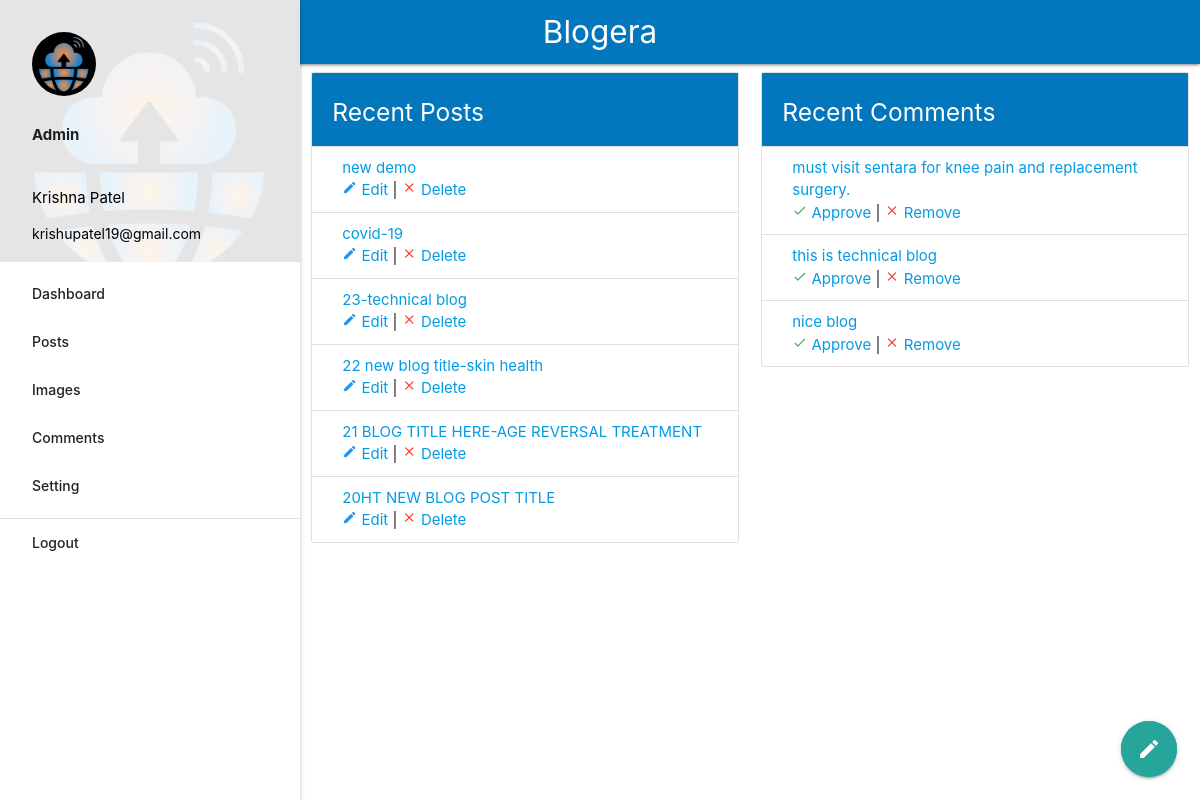
The page /admin/dashboard.php (signed in) on the database its author committed.
### tables this page shows
CREATE TABLE `posts` (
  `id` int(11) NOT NULL,
  `title` varchar(255) NOT NULL,
  `content` text NOT NULL,
  `author` varchar(100) NOT NULL,
  `feature_image` varchar(200) NOT NULL,
  `view` int(11) NOT NULL
);

CREATE TABLE `comment` (
  `id` int(11) NOT NULL,
  `post_id` int(11) NOT NULL,
  `comment_text` text NOT NULL,
  `email` varchar(255) NOT NULL,
  `status` tinyint(1) NOT NULL DEFAULT 0
);

### admin/dashboard.php (the view, shortened to what this page needs)
<!DOCTYPE html>
<html>
<head>
<?php
include "includes/header.php";
?>
</head>
<body>
<?php
if(isset($_SESSION['username']))
{
?>
<?php
include "includes/sidenav.php";
?>
<div class="main">
  <div class="row">
  <div class="col s12 m6 l6">
  <ul class="collection with-header">
  <li class="collection-header light-blue darken-3 white-text"><h5>Recent Posts</h5></li>
<?php
$sql="select * from posts order by id desc";
$res=mysqli_query($conn,$sql);
if(mysqli_num_rows($res)>0){
  while($row=mysqli_fetch_assoc($res)){
?>
  <li class="collection-item">
  <a href="">
  <?php
  echo $row['title'];
  $id=$row['id'];
  ?>
  </a><br>
  <span><a href="edit.php?id=<?php echo $id; ?>"><i class="material-icons tiny dark blue-text">edit</i> Edit</a></span> | <span><a href="" id="<?php echo $id; ?>" class="delete"><i class="material-icons tiny red-text">clear</i> Delete</a></span>
  </li>
<?php
}
}
else{
  echo "<div class='chip close grey white-text'>You have not any Post yet. Create New Post by Clicking Below Circular Button</div>";
}
?>
  </ul>
  </div>
  <div class="col s12 m6 l6">
  <ul class="collection with-header">
  <li class="collection-header light-blue darken-3 white-text"><h5>Recent Comments</h5></li>
                  <?php
                     $sql5="select * from comment order by id DESC";
                     $res=mysqli_query($conn,$sql5);
                     if(mysqli_num_rows($res)>0){
                       while($row=mysqli_fetch_assoc($res)){
                  ?>
  <li class="collection-item">
  <a href=""><?php echo $row['comment_text'];?></a>
  <br>
  <span><a href="" class="approve" id=<?php echo $row['id']; ?>><i class="material-icons tiny green-text">done</i> Approve</a></span> | <span><a href="" class="remove" id=<?php echo $row['id'];?>><i class="material-icons tiny red-text">clear</i> Remove</a></span>
  </li>
                <?php       }}?>
  </ul>
  </div>
</div>
<div class="fixed-action-btn">
<a href="write.php" class="btn-floating btn btn-large pulse white-text"><i class="material-icons">edit</i></a>
</div>
</div>
<?php
}else{
$_SESSION['message'] ="<div class='chip close red black-text'>You are not Logged in. Please Login To Continue.</div>";
header("Location:login.php");
}
  ?>
</body>
</html>

### admin/dashboard.php (style rules this page uses)
header,footer,.main { padding-left: 300px; }

### rows shown on the page
posts: title "new demo"
posts: title "covid-19"
posts: title "23-technical blog"
posts: title "22 new blog title-skin health"
posts: title "21 BLOG TITLE HERE-AGE REVERSAL TREATMENT"
posts: title "20HT NEW BLOG POST TITLE"
comment: comment_text "must visit sentara for knee pain and replacement surgery."
comment: comment_text "this is technical blog"
comment: comment_text "nice blog"

### other values the page prints
$_SESSION['username'] "Krishna Patel"
$row['email'] "krishupatel19@gmail.com"
